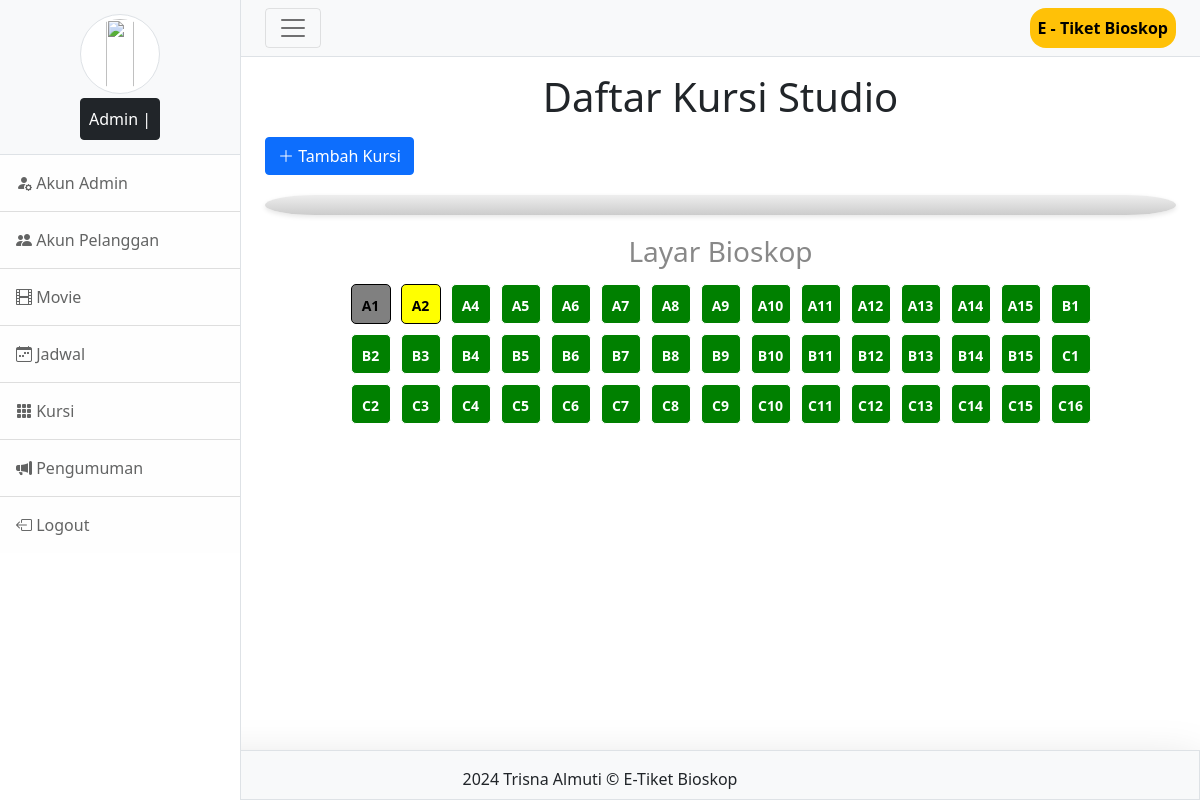
Screenshot of /admin/adminkursi.php with the database file from the repository.
### tables this page shows
CREATE TABLE `kursi` (
  `kursi_id` int NOT NULL,
  `nomor_kursi` varchar(10) DEFAULT NULL,
  `status` enum('tersedia','dipesan','rusak','diblokir') DEFAULT 'tersedia'
);

### admin/adminkursi.php (the view, shortened to what this page needs)
<?php
    include ("../function.php");
    $query = "SELECT * FROM kursi ORDER BY kursi_id ASC";
    $result = mysqli_query($conn, $query);
?>
<!DOCTYPE html>
<html lang="en">
    <head>
        <link rel="stylesheet" href="../css/bootstrap.css">
        <link rel="stylesheet" href="../all.min.css">
        <link href="css/styles.css" rel="stylesheet" />
    </head>
    <body>
        <div class="d-flex" id="wrapper">
            <?php require "sidebar.php"; ?>
            <div id="page-content-wrapper">
                    <nav class="navbar navbar-expand-lg navbar-light bg-light border-bottom">
                        <div class="container-fluid">
                            <button class="navbar-toggler d-block" id="sidebarToggle">
                                <span class="navbar-toggler-icon"></span>
                            </button>
                            <span class="navbar-text bg-warning rounded-4 p-2 text-bg-warning">
                                <strong>
                                    <?php require "../judul.php"; ?>
                                </strong>
                            </span>
                        </div>
                    </nav>
        <div class="container-fluid">
            <div class="row">
                <div>
                <h1 class="text-center my-3">Daftar Kursi Studio</h1>
                <button type="button" class="btn btn-primary" data-bs-toggle="modal" data-bs-target="#tambahKursi">
                    <i class="bi bi-plus-lg"></i> Tambah Kursi
                </button>
                <br>
                <link rel="stylesheet" href="../kursi.css">
                <div>
                    <div class="screen"></div>
                    <div class="screen-label"><h3>Layar Bioskop</h3></div>
                    <div class="seat-container">
                        <?php
                            $count = 0;
                            while ($row = mysqli_fetch_assoc($result)) {
                                $count++;
                                if ($count > 15) {
                                    echo '<br>';
                                    $count = 1;
                                }
                                echo '<button type="button" class="seat ' . $row['status'] . '" title="' . ucfirst($row['status']) . '"
                                        data-bs-toggle="modal" data-bs-target="#editSeatModal"
                                        data-id="' . $row['kursi_id'] . '"
                                        data-number="' . $row['nomor_kursi'] . '"
                                        data-status="' . $row['status'] . '">' . $row['nomor_kursi'] . '</button>';
                            }
                        ?>
                    </div>
                </div>
            <?php require "../footer_fr.php"; ?>
                </div>
    </body>
</html>

### kursi.css (style rules this page uses)
.seat-container { width: 100%; height: auto; max-height: 60vh; overflow: auto; white-space: nowrap; position: relative; text-align: center; }
.screen { width: 100%; height: 20px; margin: 20px auto; background: linear-gradient(to top, #ccc, #eee); border-radius: 50px / 10px; box-shadow: 0 2px 5px rgba(0, 0, 0, 0.1); scrollbar-width: auto; }
.screen-label { font-size: 14px; color: #888; margin-bottom: 10px; text-align: center; font-weight: bold; }
.seat { display: inline-block; width: 40px; height: 40px; margin: 5px; border-radius: 5px; text-align: center; line-height: 40px; font-size: 14px; font-weight: bold; border: 1px solid; cursor: pointer; }
.seat.tersedia { background-color: green; color: white; }
.seat.rusak { background-color: gray; cursor: not-allowed; color: black; }
.seat.diblokir { background-color: yellow; cursor: not-allowed; color: black; }

### rows the page displays
kursi: nomor_kursi "A1"
kursi: nomor_kursi "A2"
kursi: nomor_kursi "A4"
kursi: nomor_kursi "A5"
kursi: nomor_kursi "A6"
kursi: nomor_kursi "A7"
kursi: nomor_kursi "A8"
kursi: nomor_kursi "A9"
kursi: nomor_kursi "A10"
kursi: nomor_kursi "A11"
kursi: nomor_kursi "A12"
kursi: nomor_kursi "A13"
kursi: nomor_kursi "A14"
kursi: nomor_kursi "A15"
kursi: nomor_kursi "B1"
kursi: nomor_kursi "B2"
kursi: nomor_kursi "B3"
kursi: nomor_kursi "B4"
kursi: nomor_kursi "B5"
kursi: nomor_kursi "B6"
kursi: nomor_kursi "B7"
kursi: nomor_kursi "B8"
kursi: nomor_kursi "B9"
kursi: nomor_kursi "B10"
kursi: nomor_kursi "B11"
kursi: nomor_kursi "B12"
kursi: nomor_kursi "B13"
kursi: nomor_kursi "B14"
kursi: nomor_kursi "B15"
kursi: nomor_kursi "C1"
kursi: nomor_kursi "C2"
kursi: nomor_kursi "C3"
kursi: nomor_kursi "C4"
kursi: nomor_kursi "C5"
kursi: nomor_kursi "C6"
kursi: nomor_kursi "C7"
kursi: nomor_kursi "C8"
kursi: nomor_kursi "C9"
kursi: nomor_kursi "C10"
kursi: nomor_kursi "C11"
kursi: nomor_kursi "C12"
kursi: nomor_kursi "C13"
kursi: nomor_kursi "C14"
kursi: nomor_kursi "C15"
kursi: nomor_kursi "C16"
